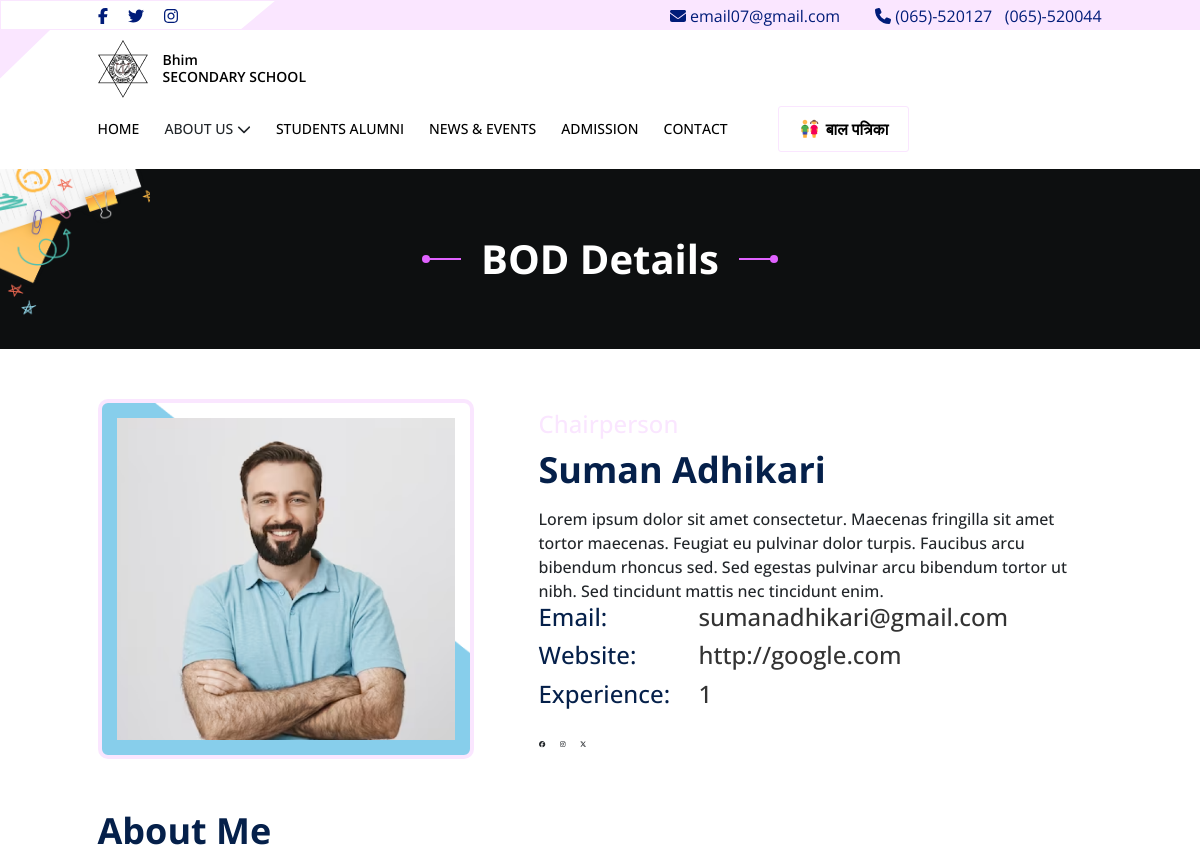
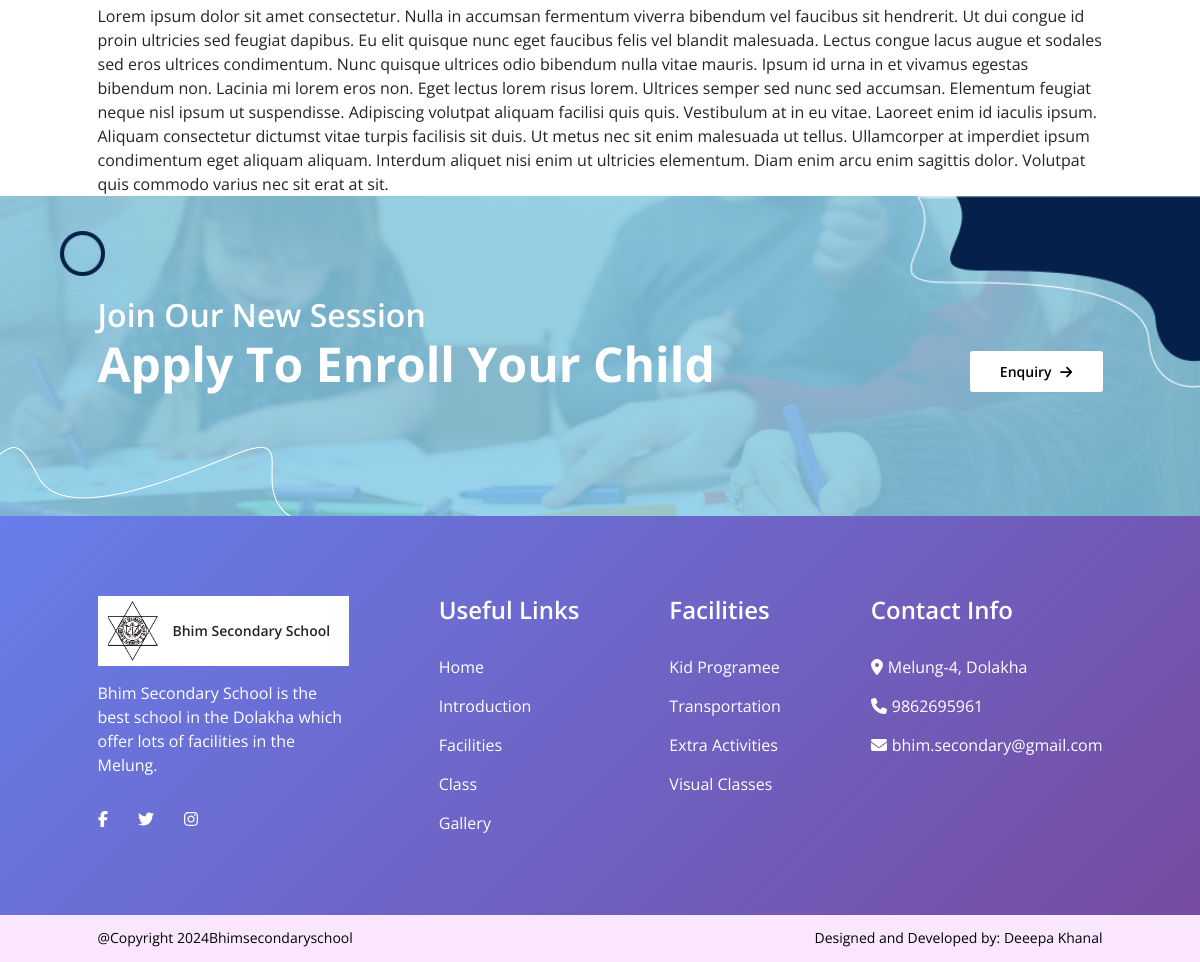
The app's page /bod_details/1/ with its own data (2 pictures, top to bottom).
### BhimmaviApp/models.py (models this page shows, shortened)
class BODMember(SoftDeleteModel):
    name = models.CharField(max_length=100)  # Full name of the board member
    image = models.ImageField(upload_to='bod_members/images/', blank=True, null=True)  # Profile picture
    title = models.CharField(max_length=50)  # Job title or designation
    short_intro = models.CharField(max_length=255)  # Brief introduction
    details = models.TextField()  # Detailed biography or description
    experience = models.PositiveIntegerField()  # Years of experience
    email = models.EmailField()  # Email address
    website = models.URLField(blank=True, null=True)  # Personal or professional website
    message = models.TextField()  # message for home
    facebook = models.URLField(blank=True, null=True)  # Facebook URL
    instagram = models.URLField(blank=True, null=True)  # Instagram URL
    twitter = models.URLField(blank=True, null=True)  # Twitter URL
    def get_image(self):
        if self.image:
            return self.image.url
        return static('assets/image/avatar.png')

### BhimmaviApp/views.py (the view)
# urls.py: path('bod_details/<int:pk>/', views.bod_details, name='bod_member'),
def bod_details(request, pk):
    bod_member = BODMember.objects.get(pk=pk)
    return render(request, 'BOD/bod_details.html',context={'bod_details':bod_member})

### BhimmaviApp/softdelete_manager.py (called while the page is built)
    def get_queryset(self):
        return super().get_queryset().filter(deleted_at__isnull=True)

### templates/BOD/bod_details.html (shortened to what this page needs)
{% extends 'base.html' %}
{% load static %}
{% block content %}
<section class="hero">
    <div class="head_title">
        <div class="line"></div>
        <h3 class="fs-40-w-700">BOD Details</h3>
        <div class="line"></div>
    </div>
</section>
<section class="portfolio">
    <div class="container">
        <div class="portfolio_wrapper">
            <div class="portfolio_image">
                <div class="image">
                    <img src={{bod_details.get_image}} alt="">
                </div>
            </div>
            <div class="portfolio_detail">
                <h3 class="fs-24-w-500">{{bod_details.title}}</h3>
                <h2 class="fs-36-w-700">{{bod_details.name}}</h2>
                <p class="fs-16-w-600">{{bod_details.short_intro}}</p>
                <div class="portfolio_detail_wrapper">
                    <div class="portfolio_details_grid">
                        <div class="portfolio_detail_item">
                            <h3 class="fs-24-w-500 left">
                                Email:
                            </h3>
                            <h3 class="fs-24-w-500 right"> {{bod_details.email}}</h3>
                        </div>
                        {% if bod_details.website %}
                        <div class="portfolio_detail_item">
                            <h3 class="fs-24-w-500 left">
                                Website:
                            </h3>
                            <h3 class="fs-24-w-500 right">{{bod_details.website}}</h3>
                        </div>
                        {% endif %}
                        <div class="portfolio_detail_item">
                            <h3 class="fs-24-w-500 left">
                                Experience:
                            </h3>
                            <h3 class="fs-24-w-500 right">{{bod_details.experience}}</h3>
                        </div>
                    </div>
                </div>
                <div class="social_links">
                    <div class="icon"><i class="fa-brands fa-facebook"></i></div>
                    <div class="icon"><i class="fa-brands fa-instagram"></i></div>
                    <div class="icon"><i class="fa-brands fa-x-twitter"></i></div>
                </div>
            </div>
        </div>
    </div>
</section>
<section class="about_me">
    <div class="container">
        <div class="about_me_wrapper">
            <h2 class="fs-36-w-700">About Me</h2>
            <p class="fs-16-w-400">{{bod_details.details}}
            </p>
        </div>
    </div>
</section>
{% include 'common/enquiry.html' %}
{% endblock %}

### records on screen
BODMember: get_image (picture), name "Suman Adhikari", short_intro "Lorem ipsum dolor sit amet consectetur. Maecenas fringilla sit amet tortor maecenas. Feugiat eu pulvinar dolor turpis. Faucibus arcu bibendum rhoncus sed. Sed egestas pulvinar arcu bibendum tortor ut nibh. Sed tincidunt mattis nec tincidunt enim.", email "sumanadhikari@gmail.com", website "http://google.com", experience "1", details "Lorem ipsum dolor sit amet consectetur. Nulla in accumsan fermentum viverra bibendum vel faucibus sit hendrerit. Ut dui congue id proin ultricies sed feugiat dapibus. Eu elit quisque nunc eget faucibus felis vel blandit malesuada. Lectus congue lacus augue et sodales sed eros ultrices condimentum. Nunc quisque ultrices odio bibendum nulla vitae mauris. Ipsum id urna in et vivamus egestas bibendum non. Lacinia mi lorem eros non. Eget lectus lorem risus lorem. Ultrices semper sed nunc sed accumsan. Elementum feugiat neque nisl ipsum ut suspendisse. Adipiscing volutpat aliquam facilisi quis quis. Vestibulum at in eu vitae. Laoreet enim id iaculis ipsum. Aliquam consectetur dictumst vitae…"
